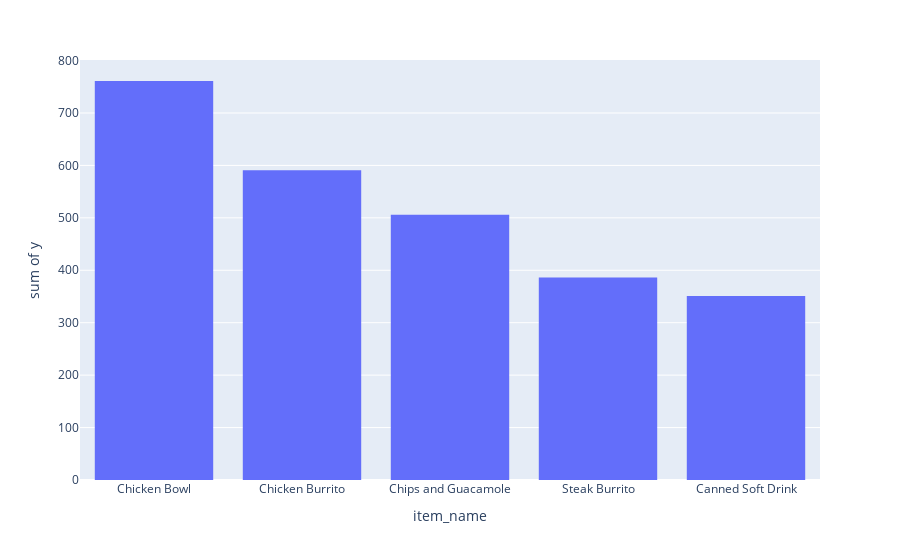

Notebook source saved alongside this figure:
### Markdown cell above
### Step 5. Create a histogram of the top 5 items bought

### Code cell
top = df_chipo.groupby('item_name').sum('quantity').sort_values('quantity', ascending=False).quantity.head(5)
px.histogram(data_frame=top, x=top.index, y=top)

### Figure 1 — Plotly figure (JSON) as saved in the notebook; plotly's stock layout.template omitted (floating-point values rounded to 4 significant figures)
{"data": [{"alignmentgroup": "True", "bingroup": "x", "histfunc": "sum", "hovertemplate": "item_name=%{x}<br>sum of y=%{y}<extra></extra>", "legendgroup": "", "marker": {"color": "#636efa", "pattern": {"shape": ""}}, "name": "", "offsetgroup": "", "orientation": "v", "showlegend": false, "type": "histogram", "x": ["Chicken Bowl", "Chicken Burrito", "Chips and Guacamole", "Steak Burrito", "Canned Soft Drink"], "xaxis": "x", "y": [761, 591, 506, 386, 351], "yaxis": "y"}], "layout": {"autosize": true, "barmode": "relative", "legend": {"tracegroupgap": 0}, "margin": {"t": 60}, "xaxis": {"anchor": "y", "autorange": true, "domain": [0, 1], "range": [-0.5, 4.5], "title": {"text": "item_name"}, "type": "category"}, "yaxis": {"anchor": "x", "autorange": true, "domain": [0, 1], "range": [0, 801.1], "title": {"text": "sum of y"}, "type": "linear"}}}
